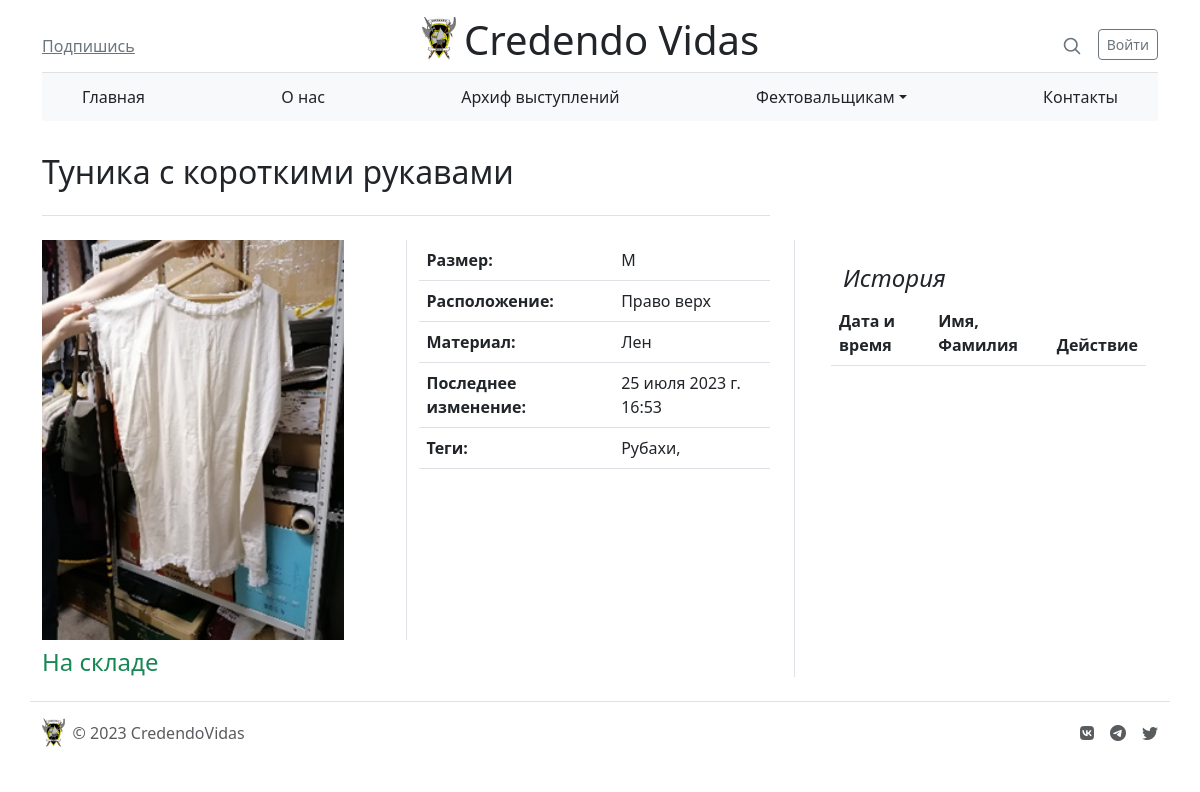
The page /store/item-id=1 on the database its author committed.
### store/models.py (models this page shows, shortened)
class Item(models.Model):
    STORED = True
    ACTIVE = False
    STATUS_CHOISES = [
        (STORED, 'На складе'),
        (ACTIVE, 'В работе')
    ]
    name = models.CharField('Название', max_length=100)
    photo = models.ImageField(upload_to='store/item_images/', null=True)
    place = models.CharField('Место на складе', max_length=50)
    size = models.CharField('Размер', max_length=30)
    material = models.CharField('Материал', max_length=30, blank=True)
    status = models.BooleanField('Статус', choices=STATUS_CHOISES)
    color = models.ManyToManyField(Color)
    last_status_change = models.DateTimeField('Последнее изменение статуса')
    tags = models.ManyToManyField(Tag)
    category = models.ForeignKey(Category, on_delete=models.CASCADE, verbose_name="Категория", blank=True, null=True)
    class Meta:
        verbose_name = 'Предмет'
        verbose_name_plural = 'Предметы'

class Tag(models.Model):
    title = models.CharField('Название тега', max_length=15)
    class Meta:
        verbose_name = 'Тег'
        verbose_name_plural = 'Теги'

### store/views.py (the view)
# urls.py: path('item-id=<int:id>', views.item, name='item'),
def item(request, id):
    item = Item.objects.get(id=id)
    history = Operation.objects.filter(item=item)
    return render(request, 'store/item.html', {'item': item, 'history': history})

### templates/store/item.html (shortened to what this page needs)
{% extends 'main/layout.html' %}
{% load static %}
{% block content %}
    <main class="container">
  <div class="row g-5">
    <div class="col-md-8">
      <h2 class="pb-4 my-4 border-bottom">
          {{ item.name }}
      </h2>
    </div>
  </div>
    <div class="row g-5">
        <div class="col-8">
            <div class="row mb-2 justify-content-center">
                <div class="col">
                    <img src="{{ item.photo.url }}" height="400px">
                </div>
                <div class="col border-start">
                    <table class="table">
                        <tbody>
                            <tr>
                                <th scope="row">Размер:</th>
                                <td>{{ item.size }}</td>
                            </tr>
                            <tr>
                                    <th scope="row">Расположение:</th>
                                    <td>{{ item.place }}</td>
                            </tr>
                            <tr>
                                    <th scope="row">Материал:</th>
                                    <td>{{ item.material }}</td>
                            </tr>
                            <tr>
                                    <th scope="row">Последнее изменение:</th>
                                    <td>{{ item.last_status_change }}</td>
                            </tr>
                            <tr>
                                    <th scope="row">Теги:</th>
                                    <td>{% for tag in item.tags.all %}
                                        {{ tag.title }},
                                        {% endfor %}
                                    </td>
                            </tr>
                        </tbody>
                    </table>
                </div>
            </div>
            <div class="row">
                <div class="col">
                    {% if item.status == item.STORED %}
                            <h4 class="mb-0 text-success"> На складе</h4>
                    {% else %}
                            <h4 class="mb-0 text-danger"> В работе</h4>
                    {% endif %}
                </div>
            </div>
        </div>
        <div class="col-4 border-start">
          <div class="position-sticky" style="top: 2rem;">
            <div class="p-4">
              <h4 class="fst-italic">История</h4>
              <div class="row justify-content-between">
                  <table class="table">
                      <thead>
                        <tr>
                            <th scope="col">Дата и время</th>
                            <th scope="col">Имя, Фамилия</th>
                            <th scope="co">Действие</th>
                        </tr>
                      </thead>
                  </table>
              </div>
            </div>
          </div>
        </div>
    </div>
</main>
{% endblock %}

### rows shown on the page
Item: name "Туника с короткими рукавами", photo (picture), size "M", place "Право верх", material "Лен", last_status_change "25 июля 2023 г. 16:53"
Tag: title "Рубахи"
